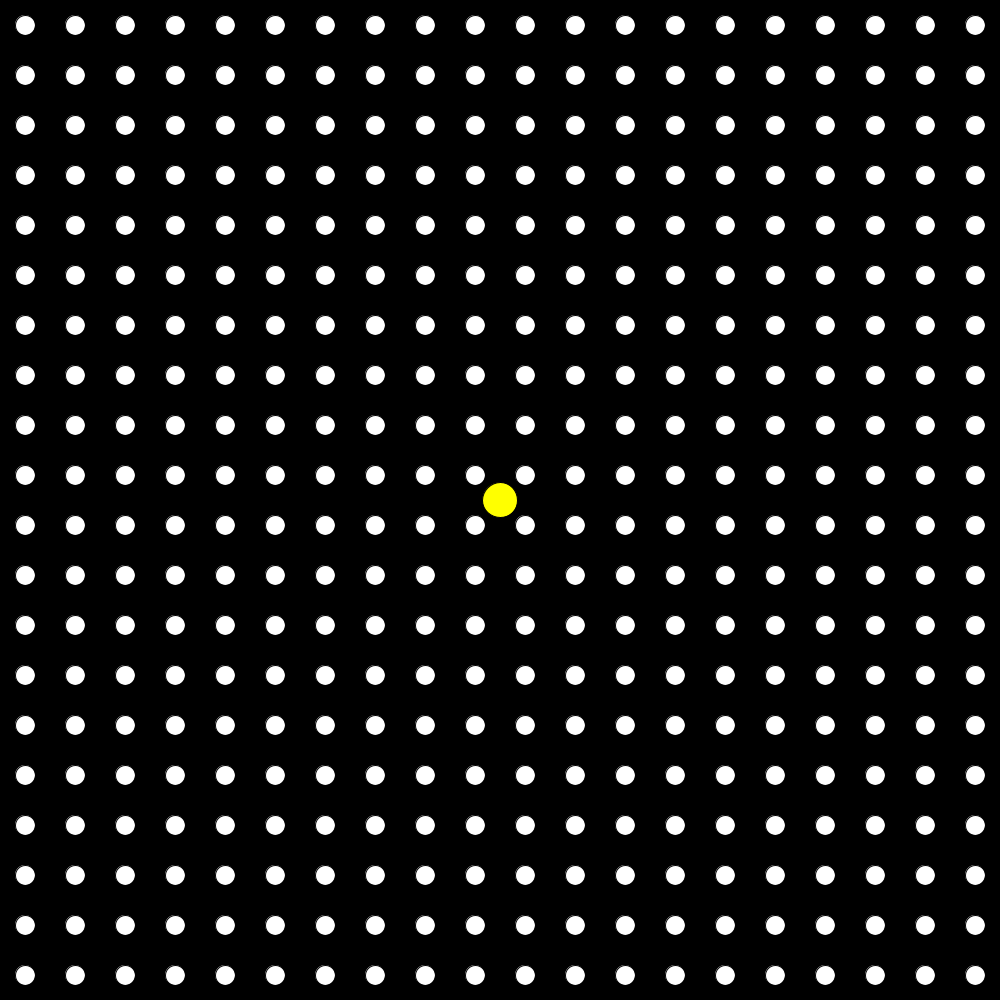
Frame 1 (no input)
Frame 60 (the mouse pressed at the canvas centre just before this capture): identical to frame 1, image omitted
Frame 120 (the mouse held since frame 60 and released just before this capture): identical to frame 1, image omitted

The Processing sketch that drew this single still picture (run headless with seeded random() and noise(); from frame 60 on, the mouse is pressed at the canvas centre):

// Processing sketch: Main
// ── Main.pde
Game game;

void setup() {
  size(1000, 1000); // Defines screen size
  game = new Game();
}

void draw() {
  
  game.draw();
  
}

// ── cookie.pde
class Cookie {

  color cookie_color;
  float cookie_size;
  float position_x;
  float position_y;
  
  Cookie(color cookie_color, float cookie_size, float position_x, float position_y) {
  
    this.cookie_color = cookie_color;
    this.cookie_size = cookie_size;
    this.position_x = position_x;
    this.position_y = position_y;
  
  }
  
  void draw() {
  
    pushStyle();
    
    fill(this.cookie_color);
    circle(this.position_x, this.position_y, this.cookie_size);
    
    popStyle();
  
  }


}

// ── cookies_map.pde
class CookiesMap {

  // Constants
  color COOKIE_COLOR = color(255);
  
  int cols_and_rows;
  int video_scale;
  
  
  CookiesMap(int cols_and_rows, int screen_size) {
    this.cols_and_rows = cols_and_rows;
    this.video_scale = screen_size/cols_and_rows;
  }
  
  void draw() {
    
    pushStyle();

    // Begin loop for columns
    for (int i = 0; i < this.cols_and_rows; i++) {
      // Begin loop for rows
      for (int j = 0; j < this.cols_and_rows; j++) {
  
        // Scaling up to draw a rectangle at (x,y)
        float x = i * this.video_scale;
        float y = j * this.video_scale;
        
        Cookie singleCookie = new Cookie(COOKIE_COLOR, 20.0, x + (video_scale / 2), y + (video_scale / 2));
        
        singleCookie.draw();
      }
    }
    
    popStyle();
    
  }

}

// ── game.pde
class Game {

  Scenario scenario;
  CookiesMap cookies_map;
  Pacman pacman;

  Game() {
  
    scenario = new Scenario(20, 1000); // Creates the background 
    cookies_map = new CookiesMap(20, 1000); // Creates the cookies map
    pacman = new Pacman(width/2, height/2);
    
  }
  
  
  void draw() {

    scenario.draw(); // Prints the background   
    cookies_map.draw(); // Prints the cookies
    pacman.draw();
    pacman.move();
    
  }



}

// ── pacman.pde
class Pacman {

  color PACMAN_COLOR = color(255, 255, 0);
  int PACMAN_SIZE = 35;
  float PACMAN_SPEED = 4.0;
  
  float position_x;
  float position_y;
  
  Pacman(float position_x, float position_y){
  
    this.position_x = position_x;
    this.position_y = position_y;
  
  }
  
  void draw() {
  
    pushStyle();
    
    fill(PACMAN_COLOR);
    circle(this.position_x, this.position_y, PACMAN_SIZE);
    
    popStyle();
  
  }
  
  void move() {
  
    if (keyPressed) {      
      
      if(keyCode == UP) {
        this.position_y = this.position_y - PACMAN_SPEED;
      } else if (keyCode == DOWN) {
        this.position_y = this.position_y + PACMAN_SPEED;
      } else if (keyCode == RIGHT) {
        this.position_x = this.position_x + PACMAN_SPEED;
      } else if (keyCode == LEFT) {
        this.position_x = this.position_x - PACMAN_SPEED;
      }
      
    }
    else {
    
    }
  
  }



}

// ── scenario.pde
class Scenario {

  // Constants
  color CELL_COLOR = color(0);
  color BORDER_COLOR = color(0);
  
  int cols_and_rows;
  int video_scale;
  
  
  Scenario(int cols_and_rows, int screen_size) {
    this.cols_and_rows = cols_and_rows;
    this.video_scale = screen_size/cols_and_rows;
  }
  
  void draw() {
    
    pushStyle();

    // Begin loop for columns
    for (int i = 0; i < this.cols_and_rows; i++) {
      // Begin loop for rows
      for (int j = 0; j < this.cols_and_rows; j++) {
  
        // Scaling up to draw a rectangle at (x,y)
        int x = i*this.video_scale;
        int y = j*this.video_scale;
        
        fill(CELL_COLOR);
        stroke(BORDER_COLOR);
        // For every column and row, a rectangle is drawn at an (x,y) location scaled and sized by videoScale.
        rect(x, y, this.video_scale, this.video_scale);
      }
    }
    
    popStyle();
    
  }
  
}
